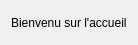
<?xml version="1.0" encoding="UTF-8"?>
<ui version="4.0">
 <class>Accueil</class>
 <widget class="QWidget" name="Accueil">
  <property name="geometry">
   <rect>
    <x>0</x>
    <y>0</y>
    <width>119</width>
    <height>45</height>
   </rect>
  </property>
  <property name="windowTitle">
   <string>Form</string>
  </property>
  <layout class="QGridLayout" name="gridLayout">
   <item row="0" column="0">
    <widget class="QLabel" name="label">
     <property name="text">
      <string>Bienvenu sur l'accueil</string>
     </property>
    </widget>
   </item>
  </layout>
 </widget>
 <resources/>
 <connections/>
</ui>
